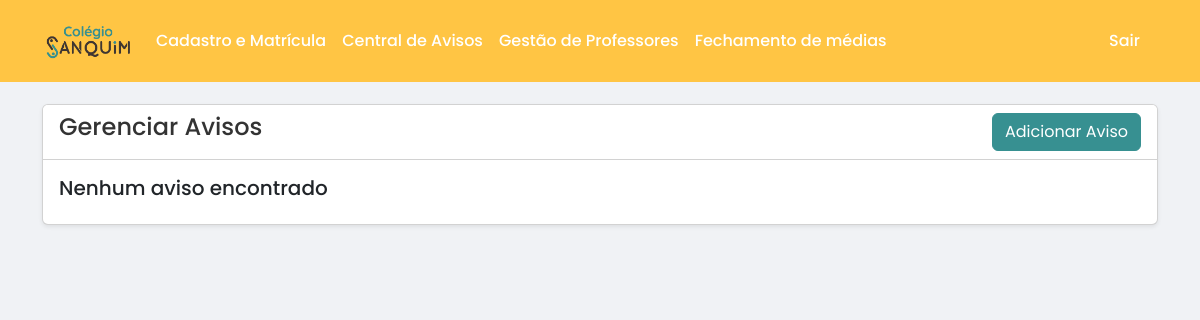
Page /Adm/phpAdm/central-avisos.php on the earlier database version.
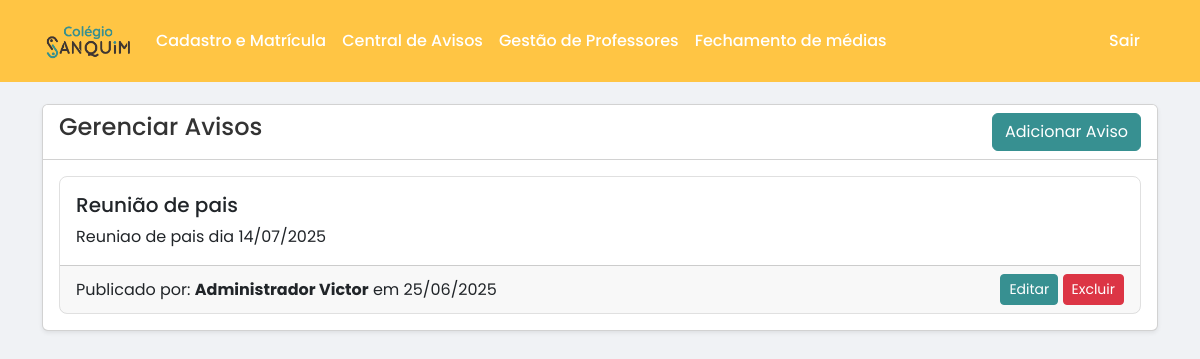
Same page on the later database version.
### tables this page shows
CREATE TABLE `avisos` (
  `id` int(11) NOT NULL,
  `titulo` varchar(255) NOT NULL,
  `conteudo` varchar(255) NOT NULL,
  `data` date NOT NULL,
  `publicado_por` varchar(30) NOT NULL
);

### Adm/phpAdm/central-avisos.php (the view, shortened to what this page needs)
<!doctype html>
<html lang="pt-br">
<head>
    <link href="https://cdn.jsdelivr.net/npm/bootstrap@5.3.3/dist/css/bootstrap.min.css" rel="stylesheet">
</head>
<body>
    <?php
    include 'conexao2.php';
    include 'masterAdm.php';
    ?>
    <div class="container mt-4">
        <div class="row">
            <div class="col-md-12">
                <div class="card shadow-sm mb-4">
                    <div class="card-header bg-white">
                        <h4 class="mb-0">Gerenciar Avisos
                            <a href="aviso-create.php" class="btn btn-custom float-end">Adicionar Aviso</a>
                        </h4>
                    </div>
                    <div class="card-body">
                        <?php
                        $sql = 'SELECT * FROM avisos';
                        $avisos = mysqli_query($conexao, $sql);
                        if(mysqli_num_rows($avisos) > 0){
                            foreach($avisos as $aviso){
                        ?>
                                <div class="card announcement-card">
                                    <div class="card-body">
                                        <h5 class="card-title"><?= htmlspecialchars($aviso['titulo']) ?></h5>
                                        <p class="card-text"><?= nl2br(htmlspecialchars($aviso['conteudo'])) ?></p>
                                    </div>
                                    <div class="card-footer d-flex justify-content-between align-items-center">
                                        <span>Publicado por: <strong><?= htmlspecialchars($aviso['publicado_por']) ?></strong> em <?= date('d/m/Y', strtotime($aviso['data'])) ?></span>
                                        <div>
                                            <a href="aviso-edit.php?id=<?= htmlspecialchars($aviso['id']) ?>" class="btn btn-custom btn-sm">Editar</a>
                                            <form action="acoes-aviso.php" method="post" class="d-inline">
                                                <button onclick="return confirm('Tem certeza que deseja excluir?')" type="submit" name="delete_aviso" class="btn btn-danger btn-sm">Excluir</button>
                                            </form>
                                        </div>
                                    </div>
                                </div>
                        <?php
                            }
                        } else {
                            echo '<h5>Nenhum aviso encontrado</h5>';
                        }
                        ?>
                    </div>
        </div>
    </div>
</body>
</html>

Differences in the rows shown:
added avisos: titulo "Reunião de pais", conteudo "Reuniao de pais dia 14/07/2025", publicado_por "Administrador Victor", data "25/06/2025"
Other differences:
text no longer shown: "Nenhum aviso encontrado"
